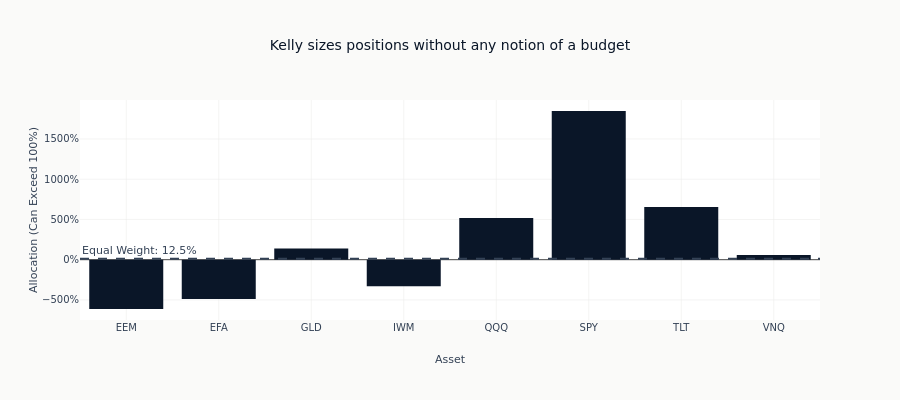

Notebook source saved alongside this figure:
### Code cell
fig = go.Figure()

fig.add_bar(
    x=assets,
    y=kelly_allocation,
    name="Kelly (Raw)",
    marker_color=COLORS["blue"],
)

# Add reference line for equal weight
fig.add_hline(
    y=1 / len(assets),
    line_dash="dash",
    line_color=COLORS["neutral"],
    annotation_text=f"Equal Weight: {1 / len(assets):.1%}",
    annotation_position="top left",
)

fig.update_layout(
    title="Kelly sizes positions without any notion of a budget",
    xaxis_title="Asset",
    yaxis_title="Allocation (Can Exceed 100%)",
    yaxis_tickformat=".0%",
    height=400,
)
fig.show()

### Figure 1 — Plotly figure (JSON) as saved in the notebook; plotly's stock layout.template omitted (floating-point values rounded to 4 significant figures)
{"data": [{"marker": {"color": "#0a1628"}, "name": "Kelly (Raw)", "type": "bar", "x": ["EEM", "EFA", "GLD", "IWM", "QQQ", "SPY", "TLT", "VNQ"], "y": [-6.128, -4.89, 1.405, -3.303, 5.194, 18.48, 6.541, 0.5709]}], "layout": {"annotations": [{"showarrow": false, "text": "Equal Weight: 12.5%", "x": 0, "xanchor": "left", "xref": "x domain", "y": 0.125, "yanchor": "bottom", "yref": "y"}], "height": 400, "shapes": [{"line": {"color": "#334155", "dash": "dash"}, "type": "line", "x0": 0, "x1": 1, "xref": "x domain", "y0": 0.125, "y1": 0.125, "yref": "y"}], "title": {"text": "Kelly sizes positions without any notion of a budget"}, "xaxis": {"title": {"text": "Asset"}}, "yaxis": {"tickformat": ".0%", "title": {"text": "Allocation (Can Exceed 100%)"}}}}
